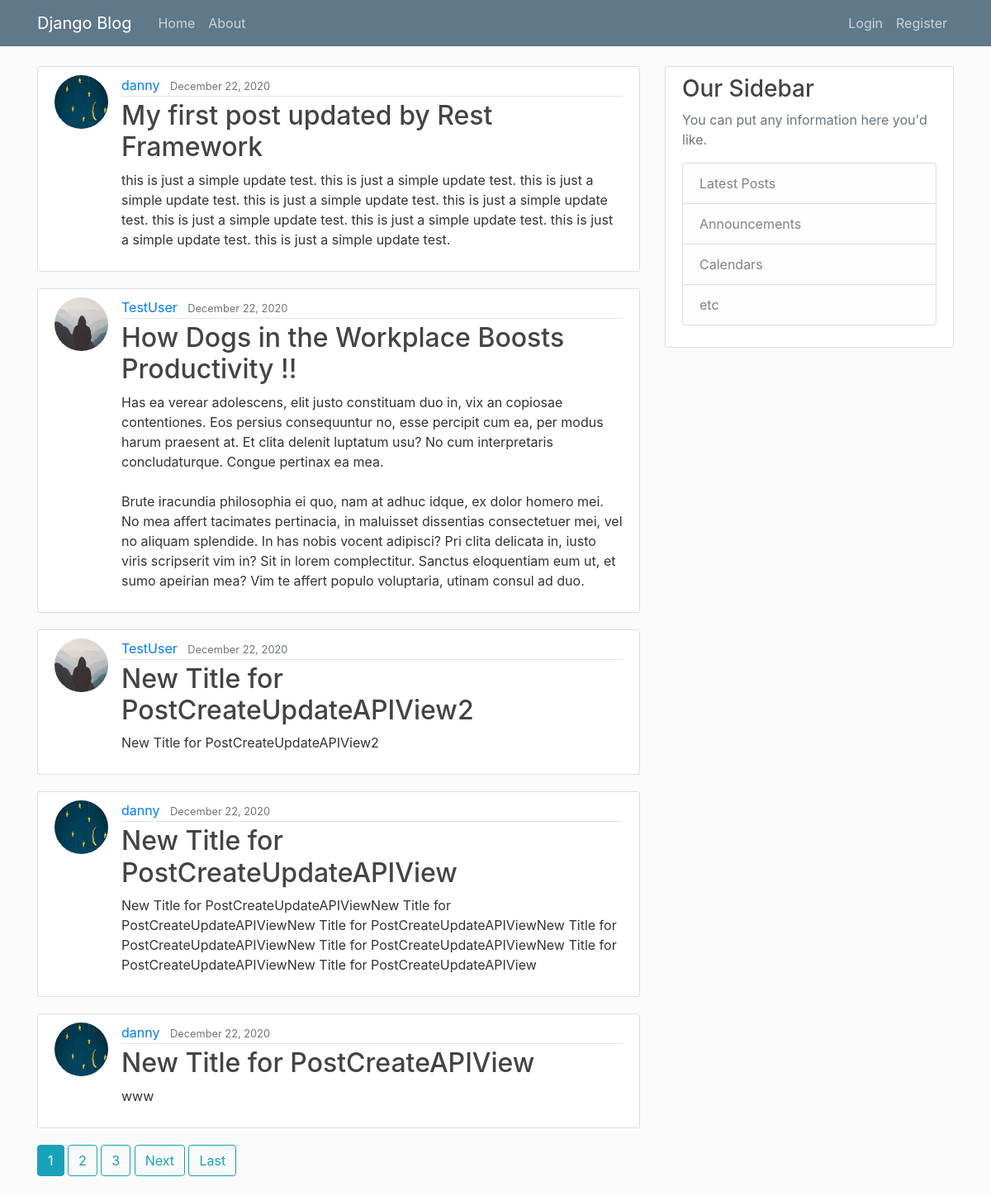
The page / on the database its author committed.
### blog/models.py (models this page shows, shortened)
class Post(models.Model):
    title = models.CharField(max_length=100)
    content = models.TextField()
    date_posted = models.DateTimeField(default=timezone.now)
    author = models.ForeignKey(User, on_delete=models.CASCADE, default=1)

### users/models.py (models this page shows, shortened)
class Profile(models.Model):
    user = models.OneToOneField(User, on_delete=models.CASCADE)
    image = models.ImageField(default='default.jpg', upload_to='profile_pics')

### blog/views.py (the view)
# urls.py: path('', PostListView.as_view(), name='blog-home'),
class PostListView(ListView):
    model = Post
    template_name = 'blog/home.html' # <app>/<model>_<viewtype>.html
    context_object_name = 'posts'
    ordering = ['-date_posted']
    paginate_by = 5

### blog/templates/blog/home.html (shortened to what this page needs)
{% extends "blog/base.html" %}
{% block content %}
  {% for post in posts %}
    <article class="media content-section">
      <img class="rounded-circle article-img" src="{{ post.author.profile.image.url }}">
      <div class="media-body">
        <div class="article-metadata">
          <a class="mr-2" href="{% url 'user-posts' post.author.username %}">{{ post.author }}</a>
          <small class="text-muted">{{ post.date_posted|date:"F d, Y" }}</small>
        </div>
        <h2><a class="article-title" href="{% url 'post-detail' post.id %}">{{ post.title }}</a></h2>
        <p class="article-content">{{ post.content }}</p>
      </div>
    </article>
  {% endfor %}
  {% if is_paginated %}
    {% for num in page_obj.paginator.page_range %}
      {% if page_obj.number == num %}
        <a class="btn btn-info mb-4" href="?page={{ num }}">{{ num }}</a>
      {% elif num > page_obj.number|add:'-3' and num < page_obj.number|add:'3' %}
        <a class="btn btn-outline-info mb-4" href="?page={{ num }}">{{ num }}</a>
      {% endif %}
    {% endfor %}
    {% if page_obj.has_next %}
      <a class="btn btn-outline-info mb-4" href="?page={{ page_obj.next_page_number }}">Next</a>
      <a class="btn btn-outline-info mb-4" href="?page={{ page_obj.paginator.num_pages }}">Last</a>
    {% endif %}
  {% endif %}
{% endblock content %}

### blog/static/blog/main.css (style rules this page uses)
body { background: #fafafa; color: #333333; margin-top: 5rem; }
h1, h2, h3, h4, h5, h6 { color: #444444; }
.content-section { background: #ffffff; padding: 10px 20px; border: 1px solid #dddddd; border-radius: 3px; margin-bottom: 20px; }
.article-title { color: #444444; }
.article-content { white-space: pre-line; }
.article-img { height: 65px; width: 65px; margin-right: 16px; }
.article-metadata { padding-bottom: 1px; margin-bottom: 4px; border-bottom: 1px solid #e3e3e3 }

### rows shown on the page
Post: author.profile.image (picture), author "danny", date_posted "December 22, 2020", title "My first post updated by Rest Framework", content "this is just a simple update test. this is just a simple update test. this is just a simple update test. this is just a simple update test. this is just a simple update test. this is just a simple update test. this is just a simple update test. this is just a simple update test. this is just a simple update test."
Post: author.profile.image (placeholder picture), author "TestUser", date_posted "December 22, 2020", title "How Dogs in the Workplace Boosts Productivity !!", content "Has ea verear adolescens, elit justo constituam duo in, vix an copiosae contentiones. Eos persius consequuntur no, esse percipit cum ea, per modus harum praesent at. Et clita delenit luptatum usu? No cum interpretaris concludaturque. Congue pertinax ea mea. Brute iracundia philosophia ei quo, nam at adhuc idque, ex dolor homero mei. No mea affert tacimates pertinacia, in maluisset dissentias consectetuer mei, vel no aliquam splendide. In has nobis vocent adipisci? Pri clita delicata in, iusto viris scripserit vim in? Sit in lorem complectitur. Sanctus eloquentiam eum ut, et sumo apeirian mea? Vim te affert populo voluptaria, utinam consul ad duo."
Post: author.profile.image (placeholder picture), author "TestUser", date_posted "December 22, 2020", title "New Title for PostCreateUpdateAPIView2", content "New Title for PostCreateUpdateAPIView2"
Post: author.profile.image (picture), author "danny", date_posted "December 22, 2020", title "New Title for PostCreateUpdateAPIView", content "New Title for PostCreateUpdateAPIViewNew Title for PostCreateUpdateAPIViewNew Title for PostCreateUpdateAPIViewNew Title for PostCreateUpdateAPIViewNew Title for PostCreateUpdateAPIViewNew Title for PostCreateUpdateAPIViewNew Title for PostCreateUpdateAPIView"
Post: author.profile.image (picture), author "danny", date_posted "December 22, 2020", title "New Title for PostCreateAPIView", content "www"

### other values the page prints
{{ num }} "1"
{{ num }} "2" "3"
